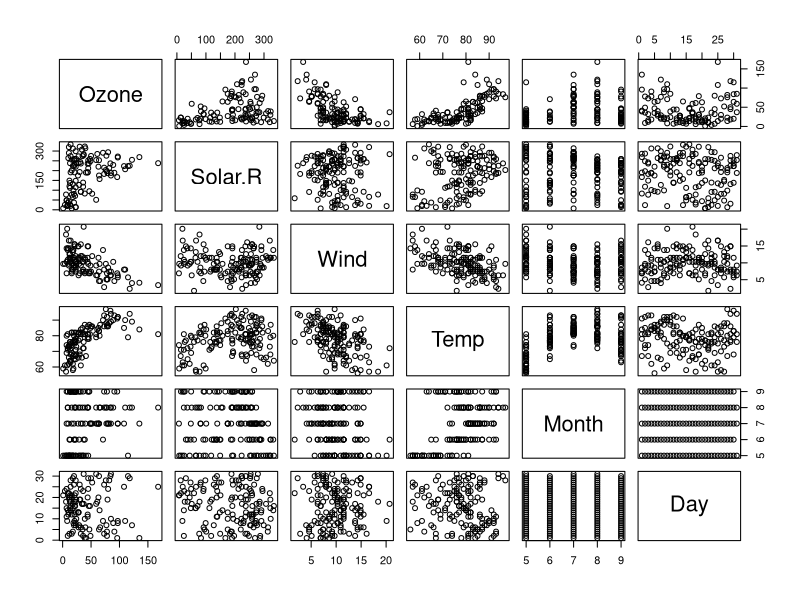
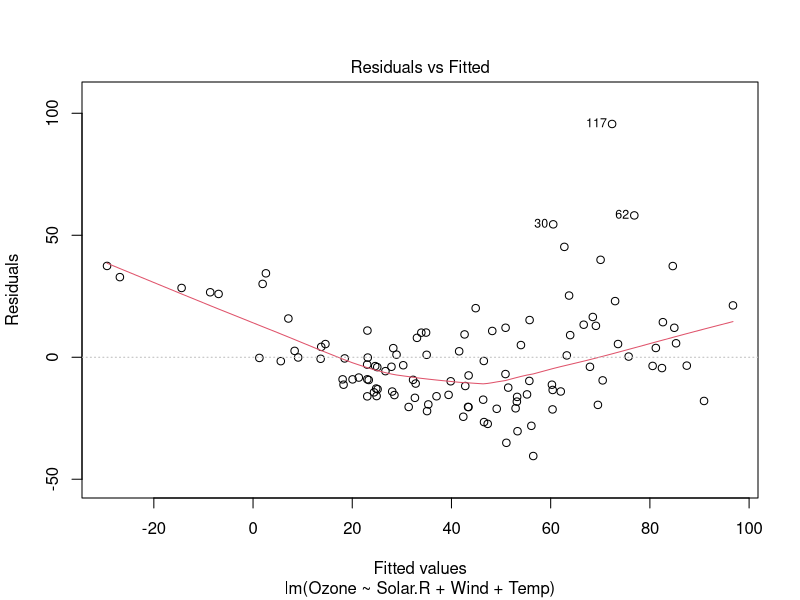
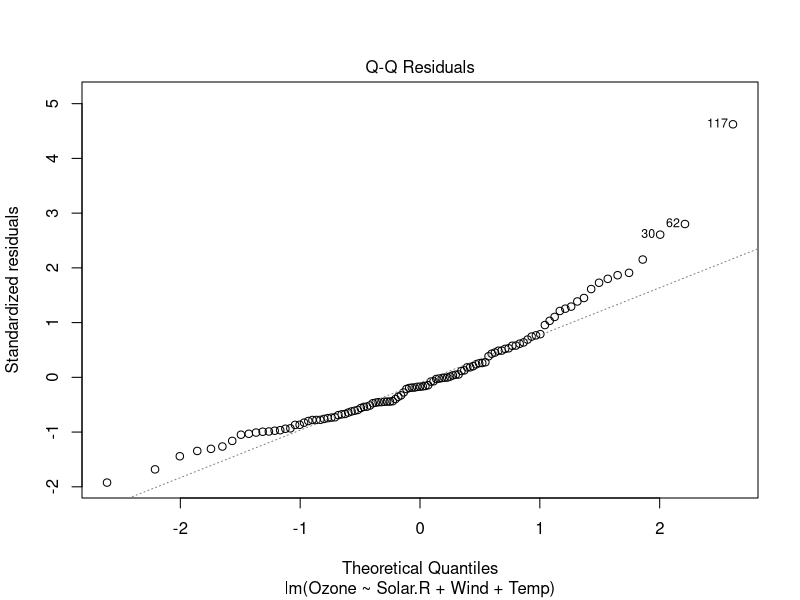
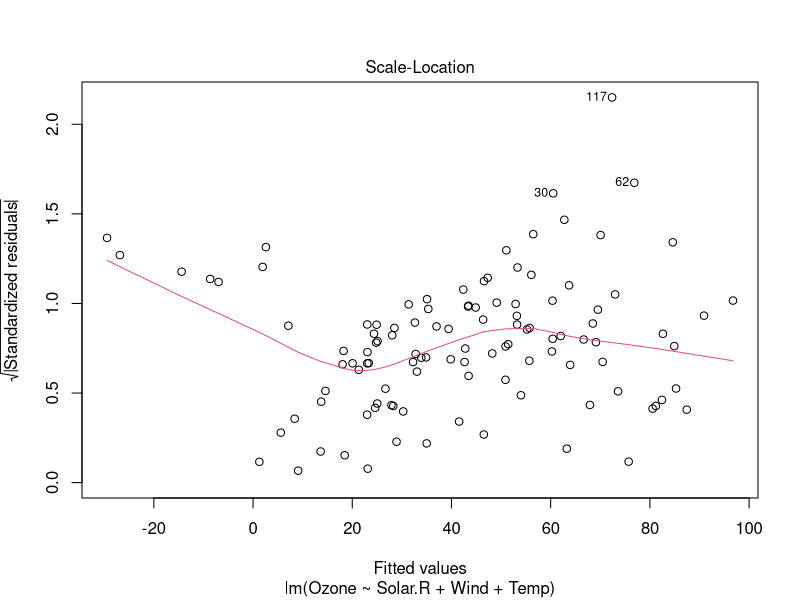
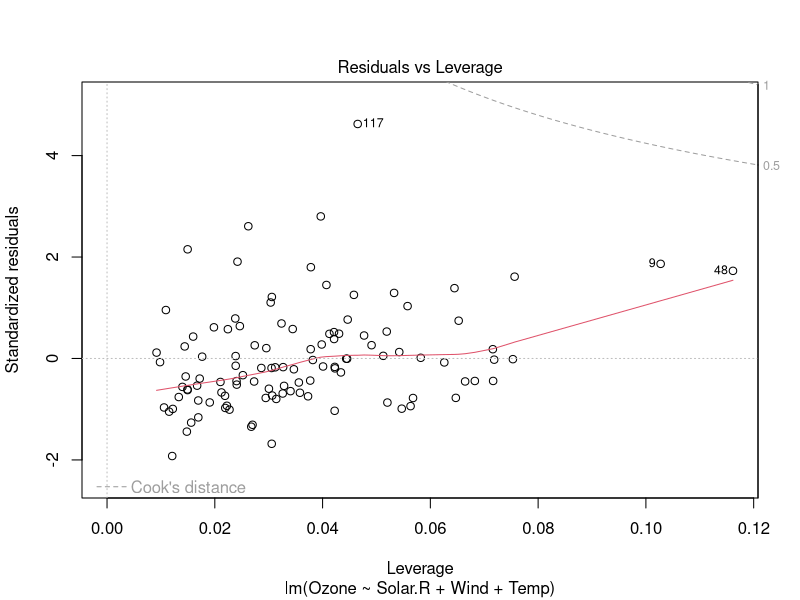

R code for these plots, in order:
## ---- chunk 1
knitr::opts_chunk$set(echo = TRUE)
## ---- chunk 2
2+2
## ---- chunk 3
library(datasets)
data(airquality)
summary(airquality)
## ---- chunk 4
pairs(airquality)
## ---- chunk 5
fit <- lm(Ozone ~ Solar.R + Wind + Temp, data=airquality)
summary(fit)
## ---- chunk 6
plot(fit)
